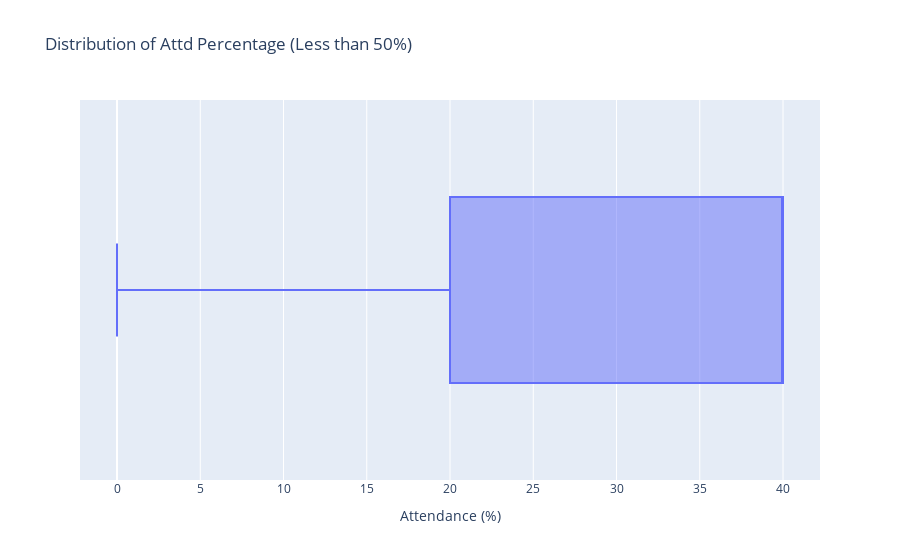

The code cell stored with this chart in its notebook:
### Code cell
fig = px.box(
    low_attendance_students,
    x="Attd Percentage",
    title="Distribution of Attd Percentage (Less than 50%)",
    labels={"Attd Percentage": "Attendance (%)"},
    points="outliers"
)
fig.show()

### Figure 1 — Plotly figure (JSON) as saved in the notebook; plotly's stock layout.template omitted (floating-point values rounded to 4 significant figures)
{"data": [{"alignmentgroup": "True", "boxpoints": "outliers", "hovertemplate": "Attendance (%)=%{x}<extra></extra>", "legendgroup": "", "marker": {"color": "#636efa"}, "name": "", "notched": false, "offsetgroup": "", "orientation": "h", "showlegend": false, "type": "box", "x": [40, 20, 40, 20, 40, 0, 0, 40, 40, 20, 40, 40, 40, 40, 40, 40, 40, 40, 40, 40, 40, 20, 0, 20, 40, 40, 40, 40, 40, 40, 20, 40, 40, 40, 0, 40, 40, 40, 40, 20, 40, 40, 40, 0, 40, 40, 20, 40, 40, 40, 20, 40, 40, 40, 40, 40, 40, 20, 20, 40, 40, 40, 0, 20, 40, 40], "x0": " ", "xaxis": "x", "y0": " ", "yaxis": "y"}], "layout": {"boxmode": "group", "legend": {"tracegroupgap": 0}, "title": {"text": "Distribution of Attd Percentage (Less than 50%)"}, "xaxis": {"anchor": "y", "domain": [0, 1], "title": {"text": "Attendance (%)"}}, "yaxis": {"anchor": "x", "domain": [0, 1]}}}
